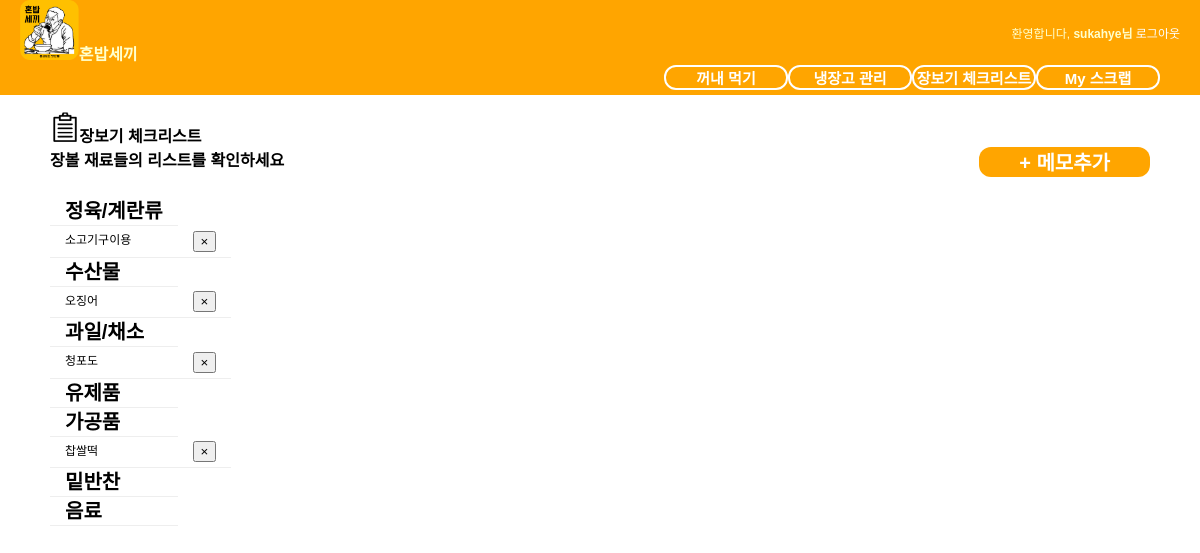
The app's page /fridge/shopping/ (signed in), older data.
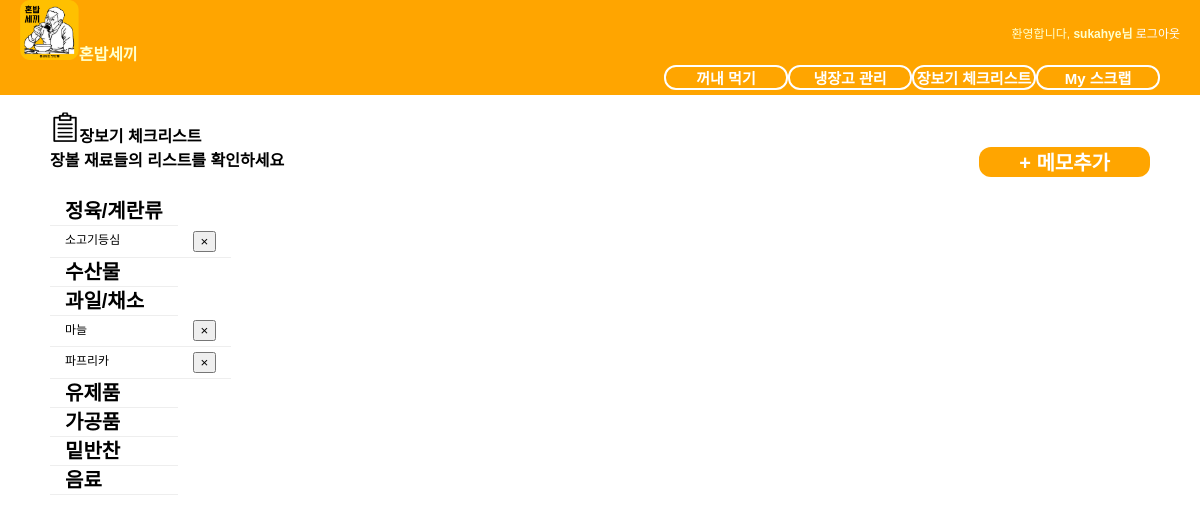
The same page, newer data.
### fridge/models.py (models this page shows, shortened)
class ShoppingItem(models.Model):
    owner = models.ForeignKey(User, null=True)
    iteminfo = models.ForeignKey(Ingredient, null=True)
    @staticmethod
    def get_shopping_item(owner):
        user_shopping_list = ShoppingItem.objects.filter(owner=owner)
        shopping_list = {}
        shopping_list['meat'] = user_shopping_list.filter(iteminfo__type=1)
        shopping_list['seafood'] = user_shopping_list.filter(iteminfo__type=2)
        shopping_list['fruit'] = user_shopping_list.filter(iteminfo__type=3)
        shopping_list['grain'] = user_shopping_list.filter(iteminfo__type=4)
        shopping_list['milk'] = user_shopping_list.filter(iteminfo__type=5)
        shopping_list['made'] = user_shopping_list.filter(iteminfo__type=6)
        shopping_list['side'] = user_shopping_list.filter(iteminfo__type=7)
        shopping_list['drink'] = user_shopping_list.filter(iteminfo__type=8)
        return shopping_list

class Ingredient(models.Model):
    ingredientName = models.CharField(max_length=50)
    type = models.IntegerField(default=0)
    category = models.IntegerField(default=0)
    storageMethod = models.IntegerField(default=0)
    unit = models.CharField(max_length=100)
    defaultValue = models.IntegerField(default=0)
    ingredientCode = models.IntegerField(default=0)
    def __str__(self):
        return self.ingredientName

### fridge/views.py (the view, shortened to what this page needs)
# urls.py: url(r'^(?P<pk>[0-9]+)/delete/$', ShoppingList.as_view(), name="delete"),
class ShoppingList(View):
    def get(self, request):
        template_name = 'fridge/shopping_memo.html'
        owner = request.user
        shopping_list = ShoppingItem.get_shopping_item(owner)
        return render(request, template_name, {'meat': shopping_list['meat'],
                                               'seafood': shopping_list['seafood'],
                                               'fruit': shopping_list['fruit'],
                                               'grain': shopping_list['grain'],
                                               'milk': shopping_list['milk'],
                                               'made': shopping_list['made'],
                                               'side': shopping_list['side'],
                                               'drink': shopping_list['drink'],
                                               })

### fridge/templates/fridge/shopping_memo.html (shortened to what this page needs)
{% extends "base.html" %}
{% load staticfiles %}
{% block extrastyle %}{% static "fridge/shopping_memo.css" %}{% endblock %}
{% block content %}
<div id="content">
    <p>
        <span class="basketlist"><img src="{% static 'img/memo.png' %}" style="height:30px;">장보기 체크리스트<br></span>
        <span class="basketlist">장볼 재료들의 리스트를 확인하세요</span>
        <span id="addmemo"><a href="{% url 'fridge:adding_shopping' %}">&#43 메모추가</a></span>
    </p>
    <table>
        <tbody>
        <tr class="type"><td>정육/계란류</td></tr>
        <br>
        {% for a in meat %}
            <tr>
                <td>{{ a.iteminfo }}</td>
                <td><form method="POST" action="{% url 'fridge:delete' a.id %}">{% csrf_token %}<input type="submit" value="&times"></form></td>
            </tr>
        {% endfor %}
        <tr class="type"><td>수산물</td></tr>
       {% for a in seafood %}
            <tr>
                <td>{{ a.iteminfo }}</td>
                <td><form method="POST" action="{% url 'fridge:delete' a.id %}">{% csrf_token %}<input type="submit" value="&times"></form></td>
            </tr>
        {% endfor %}
        <tr class="type"><td>과일/채소</td></tr>
        {% for a in fruit %}
            <tr>
                <td>{{ a.iteminfo }}</td>
                <td><form method="POST" action="{% url 'fridge:delete' a.id %}">{% csrf_token %}<input type="submit" value="&times"></form></td>
            </tr>
        {% endfor %}
        <tr class="type"><td>유제품</td></tr>
         <tr class="type"><td>가공품</td></tr>
        {% for a in made %}
            <tr>
                <td>{{ a.iteminfo }}</td>
                <td><form method="POST" action="{% url 'fridge:delete' a.id %}">{% csrf_token %}<input type="submit" value="&times"></form></td>
            </tr>
        {% endfor %}
         <tr class="type"><td>밑반찬</td></tr>
        <tr class="type"><td>음료</td></tr>
        </tbody>
    </table>
</div>
{% endblock %}

### templates/base.html (shortened to what this page needs)
<!DOCTYPE html>
<html lang="ko">
{% load staticfiles %}
<head>
</head>
<link rel="stylesheet" type="text/css" href="{% static "css/base.css" %}" />
<link rel="stylesheet" type="text/css" href="{% block extrastyle %}{% endblock %}"/>
<body>
    <div id="header">
        <h2 class="maintitle"><img src="{% static 'img/혼밥세끼.png' %}" style="height:60px;">혼밥세끼</h2>
        {% if user.is_active %}
        <h4 class="welcome">환영합니다,
            <strong>{% firstof user.get_short_name user.get_username %}님</strong>
            <a href="{% url 'logout' %}">로그아웃</a>
        </h4>
        {% else %}
        <h4 class="welcome">환영합니다, 게스트 사용자님 /
            <a href="{% url 'login' %}">로그인</a>
            <a href="{% url 'register' %}">회원가입</a>
        </h4>
        {% endif %}
    </div>
    <div id="menu">
        <li><a href ="{% url 'fridge:scrap_list' %}">My 스크랩</a></li>
        <li><a href ="{% url 'fridge:shopping' %}">장보기 체크리스트</a></li>
        <li><a href ="{% url 'fridge:manage' %}">냉장고 관리</a></li>
        <li><a href ="{% url 'fridge:recommendation' %}">꺼내 먹기</a></li>
    </div>
    {% block content %} {% endblock %}
</body>
</html>

### static/css/base.css (style rules this page uses)
body { font-family: "Lucida Grande", Verdana, Arial, sans-serif; font-size: 12px; }
div#header { position: absolute; top: 0px; left: 0px; height: 30px; width:100%; display: table; background: orange; }
div#menu { position: absolute; top:65px; left:0px; height:30px; width: 100%; display: table; table-layout:fixed; border-spacing: 40px 0px; background: orange; font-size: 15px; }
div#content { position: absolute; top:100px; left:50px; right:50px; }
.maintitle { display: table-cell; vertical-align: middle; padding-left:20px; color: #ffc; font-weight: bold; font-size: 16px; }
.welcome { display:table-cell; vertical-align: middle; text-align: right; padding-right: 20px; color: #ffc; font-weight: normal; font-size: 12px; }
div#menu a:link, div#menu a:visited { color: white; }
div#menu >li { display: table-cell; vertical-align: middle; border: 2px solid white; border-radius: 12px; text-align: center; font-weight: bold; text-decoration:none; float : right; width : 120px }
table { border-collapse: collapse; }
td, th { line-height: 18px; border-bottom: 1px solid #eee; vertical-align: top; padding: 5px 15px; font-family: "Lucida Grande", Verdana, Arial, sans-serif; }

### fridge/static/fridge/shopping_memo.css (style rules this page uses)
span#addmemo { float:right; display: absolute; top:30px; left:0px; height:30px; display: table; table-layout:fixed; border-spacing: 40px 0px; background: orange; font-size: 20px; vertical-align: middle; border-radius: 12px; text-align: center; font-weight: bolder; text-decoration: none; }
tr.type { font-size: 20px; font-weight: bold; }
span.basketlist { font-size:16px; font-weight: bolder; }

### templates/base.html (style rules this page uses)
a:link { text-decoration: none; color: white; }

Row changes from the older to the newer data that the page shows:
removed ShoppingItem: iteminfo "소고기구이용", shown under "환영합니다, sukahye님로그아웃"
removed ShoppingItem: iteminfo "오징어"
removed ShoppingItem: iteminfo "청포도"
removed ShoppingItem: iteminfo "찹쌀떡"
added ShoppingItem: iteminfo "소고기등심", shown under "환영합니다, sukahye님로그아웃"
added ShoppingItem: iteminfo "마늘"
added ShoppingItem: iteminfo "파프리카"
